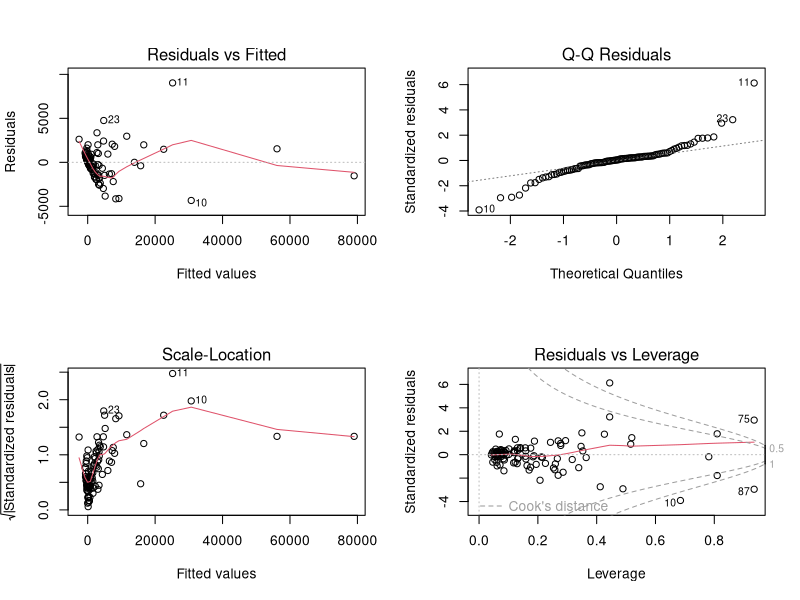
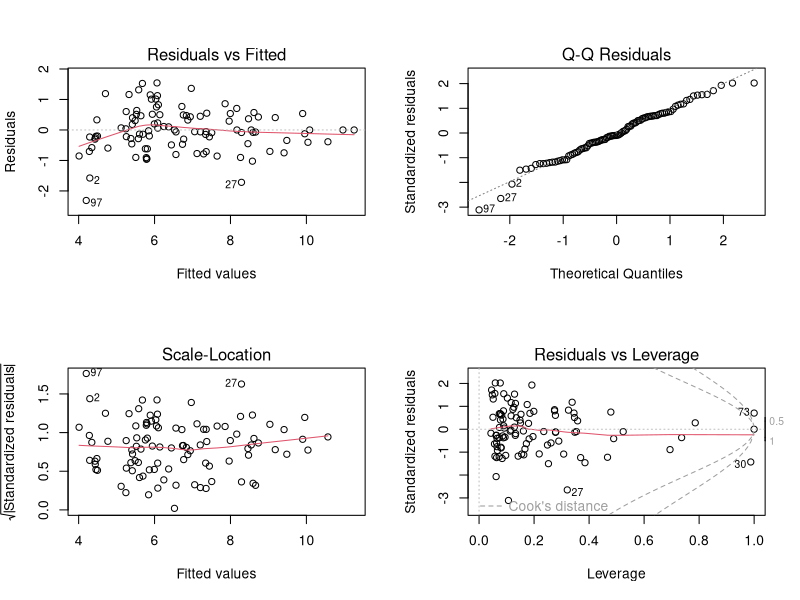

Write the R code that produced these figures, in order.
## ---- chunk 1
library("car")
library("lmtest")
baltic_data <- read.csv("A8_baltic_DIN.csv")
# Ändrar datatyp för variabeln land från char till factor så att R sedan automatiskt dummykodar den vid körning av lm(). Detta behövs eftersom det är en nominal kategorisk variabel.
baltic_data$x20 <- as.factor(baltic_data$x20)
# Sätt Sverige som referens.
baltic_data$x20 <- relevel(baltic_data$x20, ref = "SWEDEN")
## ---- chunk 2
full_model <- lm(y ~ x1 + x2 + x3 + x4 + x5 + x6 + x7 + x8 + x9 + x10 + x11 + 
                     x12 + x13 + x14 + x15 + x16 + x17 + x18 + x19 +x20, 
                     data = baltic_data)

model_1 <- step(full_model, direction = "both")
summary(model_1)
## ---- chunk 3
baltic_data$andel_lövskog <- baltic_data$x6 / baltic_data$x1
baltic_data$andel_barrskog <- baltic_data$x7 / baltic_data$x1
baltic_data$andel_blandskog <- baltic_data$x8 / baltic_data$x1
baltic_data$andel_buskveg <- baltic_data$x9 / baltic_data$x1
baltic_data$andel_våtmark <- baltic_data$x10 / baltic_data$x1
baltic_data$andel_jordbruk <- baltic_data$x11 / baltic_data$x1
baltic_data$andel_kala_ytor <- baltic_data$x12 / baltic_data$x1
baltic_data$andel_vatten <- baltic_data$x13 / baltic_data$x1
baltic_data$andel_artif_ytor <- baltic_data$x15 / baltic_data$x1

model_2 <- lm(y ~ x1 + x2 + andel_lövskog + andel_barrskog + andel_blandskog + andel_buskveg + andel_våtmark + andel_jordbruk + andel_kala_ytor + andel_vatten + andel_artif_ytor + x16 + x17 + x18 + x19 + x20, data = baltic_data)

summary(model_2)
vif(model_2)
AIC(model_2)
## ---- chunk 4
model_3 <- update(model_2, .~. - andel_barrskog)
summary(model_3)
vif(model_3)
bptest(model_3)
AIC(model_3)
## ---- chunk 5
cor(baltic_data$x2, baltic_data$x18, use = "complete.obs")
## ---- chunk 6
model_4 <- update(model_3, .~. - x2)
summary(model_4)
vif(model_4)
AIC(model_4)
## ---- chunk 7
model_5 <- update(model_3, .~. - x18)
summary(model_5)
vif(model_5)
AIC(model_5)
## ---- chunk 8
par(mfrow = c(2, 2))
plot(model_3) # modell med både x2 och x18
## ---- chunk 9
model_log <- lm(log(y) ~ x1 + x2 + andel_lövskog + andel_blandskog +  andel_buskveg + andel_våtmark + andel_jordbruk + andel_kala_ytor +  andel_vatten + andel_artif_ytor + x16 + x17 + x18 + x19 + x20, data = baltic_data)
summary(model_log)
vif(model_log)
bptest(model_log)
resettest(model_log)
AIC(model_log)
## ---- chunk 10
cor(baltic_data[, c("x1", "x2", "andel_lövskog", "andel_blandskog", "andel_buskveg", "andel_våtmark", "andel_jordbruk", "andel_kala_ytor", "andel_vatten", "andel_artif_ytor", "x16", "x17", "x18", "x19")], use = "complete.obs")
## ---- chunk 11
model_log_reduced_x18 <- lm(log(y) ~ x1 + x2 + andel_lövskog + andel_blandskog +  andel_buskveg + andel_våtmark + andel_jordbruk + andel_kala_ytor +  andel_vatten + andel_artif_ytor + x16 + x17 + x19 + x20, data = baltic_data)
summary(model_log_reduced_x18)
vif(model_log_reduced_x18)
bptest(model_log_reduced_x18)
resettest(model_log_reduced_x18)
AIC(model_log_reduced_x18)
## ---- chunk 12
model_log_reduced_x2 <- lm(log(y) ~ x1 + andel_lövskog + andel_blandskog +  andel_buskveg + andel_våtmark + andel_jordbruk + andel_kala_ytor +  andel_vatten + andel_artif_ytor + x16 + x17 + x18 + x19 + x20, data = baltic_data)
summary(model_log_reduced_x2)
vif(model_log_reduced_x2)
bptest(model_log_reduced_x2)
resettest(model_log_reduced_x2)
AIC(model_log_reduced_x2)
## ---- chunk 13
baltic_data_no_LITHUANIA <- subset(baltic_data, x20 != "LITHUANIA")
baltic_data_no_LITHUANIA$total_livestock <- baltic_data_no_LITHUANIA$x17 + baltic_data_no_LITHUANIA$x18
model_log_livestock <- lm(log(y) ~ x1 + andel_lövskog + andel_blandskog +  andel_buskveg + andel_våtmark + andel_jordbruk + andel_kala_ytor +  andel_vatten + andel_artif_ytor + x16 + total_livestock + x19 + x20, data = baltic_data_no_LITHUANIA)
summary(model_log_livestock)
vif(model_log_livestock)
bptest(model_log_livestock)
resettest(model_log_livestock)
AIC(model_log_livestock)
## ---- chunk 14
model_log_livestock_rm_Lithuania_int_x16_x20 <- lm(log(y) ~ x1 + andel_lövskog + andel_blandskog +  andel_buskveg + andel_våtmark + andel_jordbruk + andel_kala_ytor +  andel_vatten + andel_artif_ytor + x16 * x20 + total_livestock + x19, data = baltic_data_no_LITHUANIA)

summary(model_log_livestock_rm_Lithuania_int_x16_x20)
vif(model_log_livestock_rm_Lithuania_int_x16_x20)
bptest(model_log_livestock_rm_Lithuania_int_x16_x20)
resettest(model_log_livestock_rm_Lithuania_int_x16_x20)
AIC(model_log_livestock_rm_Lithuania_int_x16_x20)
## ---- chunk 15
model_log_livestock_rm_Lithuania_int_x19_x20 <- lm(log(y) ~ x1 + andel_lövskog + andel_blandskog +  andel_buskveg + andel_våtmark + andel_jordbruk + andel_kala_ytor +  andel_vatten + andel_artif_ytor + x16 + total_livestock + x19 * x20, data = baltic_data_no_LITHUANIA)

summary(model_log_livestock_rm_Lithuania_int_x19_x20)
vif(model_log_livestock_rm_Lithuania_int_x19_x20, type ="predictor")
bptest(model_log_livestock_rm_Lithuania_int_x19_x20)
resettest(model_log_livestock_rm_Lithuania_int_x19_x20)
AIC(model_log_livestock_rm_Lithuania_int_x19_x20)
## ---- chunk 16
par(mfrow = c(2, 2))
plot(model_log_livestock_rm_Lithuania_int_x19_x20)
